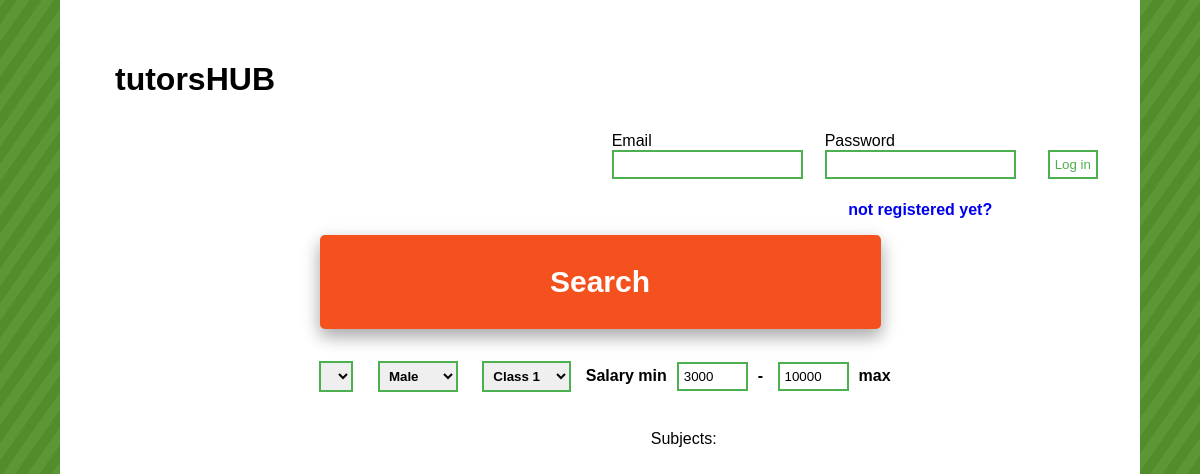
/, run on an earlier commit of the app's database.
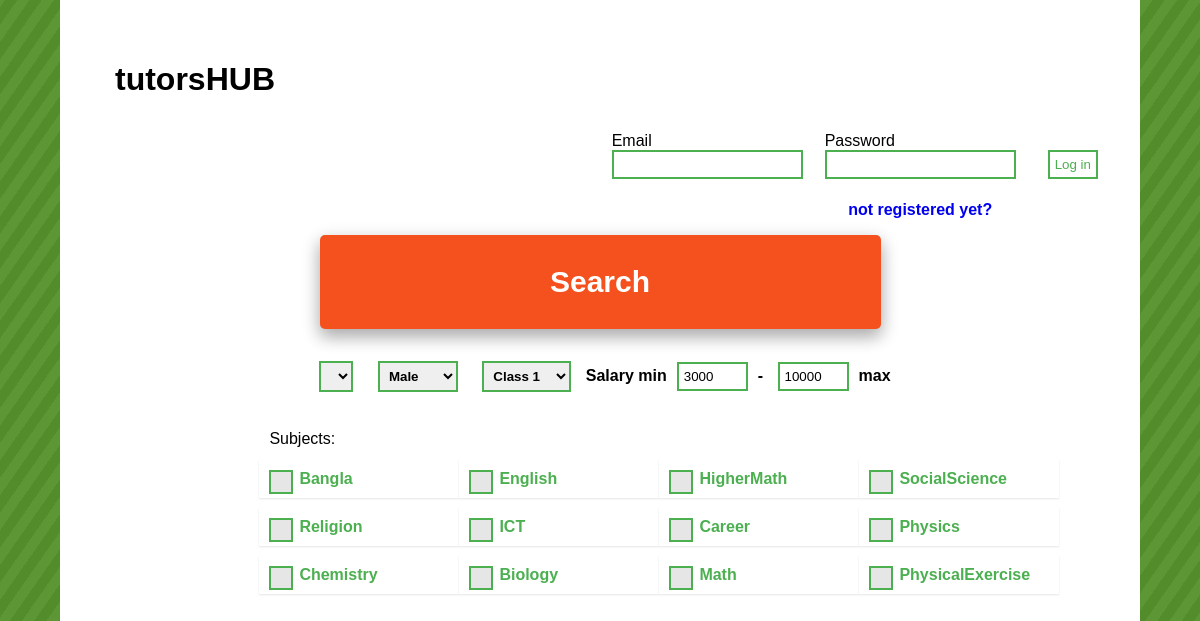
And on a later commit of the database.
### tables this page shows
CREATE TABLE IF NOT EXISTS `exam` (
  `SerialNo` int(11) NOT NULL AUTO_INCREMENT,
  `ExamName` varchar(30) NOT NULL,
  PRIMARY KEY (`SerialNo`),
  UNIQUE KEY `ExamName` (`ExamName`)
);

### service/data_access.php (called while the page is built, shortened)
<?php
    $host="127.0.0.1";
    $user="root";
    $pass="";
    $dbname="tutorshub";
    $port=3306;
    function executeSQL($sql){
        global $host, $user, $pass, $dbname, $port;
        $link=mysqli_connect($host, $user, $pass, $dbname, $port);
        $result = mysqli_query($link, $sql);
        return $result;
    }
?>

### service/ExamDataService.php (called while the page is built, shortened)
<?php
function GetAllSubjectNames(){
    $sql = "SELECT ExamName FROM `exam` WHERE SerialNo>=1 AND SerialNo<=12";
    $result = executeSQL($sql);
    $value=[];
    $i=0;
    while ($row = mysqli_fetch_assoc($result)) {
        $value[$i++]=$row;
    }
    return $value;
}

### index.php (the view, shortened to what this page needs)
<?php
include_once("./service/data_access.php");
include_once ("./service/ExamDataService.php");
?>
<html>
<head>
</head>
<body>
    <form method="post">
        <header>
            <div class="pp">  <h1>tutorsHUB</h1> </div>
            <div align="right">
                <table>
                    <tr>
                        <td>
                            Email<br/><input style="margin: 0" type="text" name="email" size="20"  />
                        </td>
                        <td>
                            Password<br/><input style="margin: 0" type="password" name="textpass" size="20" />
                        </td>
                        <td>
                            <br/>
                            <button id="loginbtn" name="LogInButton">Log in</button>
                        </td>
                    </tr>
                    <tr>
                        <td></td>
                        <td align="center">
                            <a href="./App/Registration.php">not registered yet?</a>
                        </td>
                    </tr>
                </table>
            </div>
        </header>
        <div align="center">
            <button name="SearchButton" class="button" type="submit"><span>Search</span></button>
        </div>
        <br/>
        <div align="center">
            <select name="location">
            </select>
            <select name="sex">
                <option value="Male"  style="width: 130">Male</option>
            </select>
            <select name="class">
                <?php
                for($i=1;$i<=12;$i++){
                    echo "<option value= $i style='width: 130px'>Class $i</option>";
                }
                ?>
            </select>
            <div class="salary">
                <label>Salary</label>  min<input type="text" name="min" size="5" value="3000" />-
                <input type="text" name="max" size="5"  value="10000"/>max
            </div>
        </div>
        <div align="center">
            <ul>
                <table style="padding-left: 13%">
                    <tr>
                        <td>Subjects:</td>
                    </tr>
                    <?php
                      $subjects = GetAllSubjectNames();
                      foreach ($subjects as $subject){
                          echo "<td  class='control-group'><label class='control control--checkbox'><input type='checkbox' name=$subject[ExamName] value=$subject[ExamName]>$subject[ExamName]<div class='control__indicator'></div></label></td>";
                      }
                    ?>
                </table>
            </ul>
        </div>
    </form>
</body>
</html>

### index.php (style rules this page uses)
body { font-family: sans-serif; background: repeating-linear-gradient( -55deg, #5d9634, #5d9634 10px, #538c2b 10px, #538c2b 20px ); margin: 0; }
form { margin: 0; background: #ffffff; width: 85%; margin: auto; padding: 30px; min-height: 93%; }
header { margin: auto; }
td { margin-bottom: 10px; padding: 10px; }
input, select { border: 2px solid #4CAF50; padding: 5px; margin: 10px; }
input, select:focus { outline: none; }
select,option { font-weight: 700; margin-left: 10px; }
#loginbtn { text-align: center; text-decoration: none; display: inline-block; margin-left: 10px; -webkit-transition-duration: 0.4s; transition-duration: 0.4s; cursor: pointer; background-color: white; color: #4CAF50; border: 2px solid #4CAF50; padding: 5px; }
.salary { font-weight: 700; display: inline-block; }
.pp { padding-left: 25px; padding-top: 10px; }
.button { width: 55%; padding: 30px; text-align: center; font-size: 30px; margin: 4px 2px; cursor: pointer; border-radius: 5px; background-color: #f4511e; color: #ffffff; font-weight: 700; transition: all 0.5s; box-shadow: 0 8px 16px 0 rgba(0,0,0,0.2), 0 6px 20px 0 rgba(0,0,0,0.19); border: none; }
.button span { cursor: pointer; display: inline-block; position: relative; transition: 0.5s; }
.button span:after { content: '\00bb'; position: absolute; opacity: 0; top: 0; right: -20px; transition: 0.5s; }
a { text-decoration: none; font-weight: 700; }
.control-group { display: inline-block; text-align: left; vertical-align: top; background: #fff; box-shadow: 0 1px 2px rgba(0,0,0,.1); }
.control { position: relative; display: block; padding-left: 30px; cursor: pointer; width: 150px; font-weight: 700; color: #4CAF50; }
.control__indicator { position: absolute; top: 0px; left: 0; width: 20px; height: 20px; background: #e6e6e6; border: 2px solid #4CAF50; }
.control__indicator:after { position: absolute; display: none; content: ''; }
.control--checkbox .control__indicator:after { top: 4px; left: 8px; width: 3px; height: 8px; transform: rotate(45deg); border: solid #fff; border-width: 0 2px 2px 0; }

What changed in the data, as far as the page shows it:
added exam: ExamName "Bangla"
added exam: ExamName "English"
added exam: ExamName "HigherMath"
added exam: ExamName "SocialScience"
added exam: ExamName "Religion"
added exam: ExamName "ICT"
added exam: ExamName "Career"
added exam: ExamName "Physics"
added exam: ExamName "Chemistry"
added exam: ExamName "Biology"
added exam: ExamName "Math"
added exam: ExamName "PhysicalExercise"
